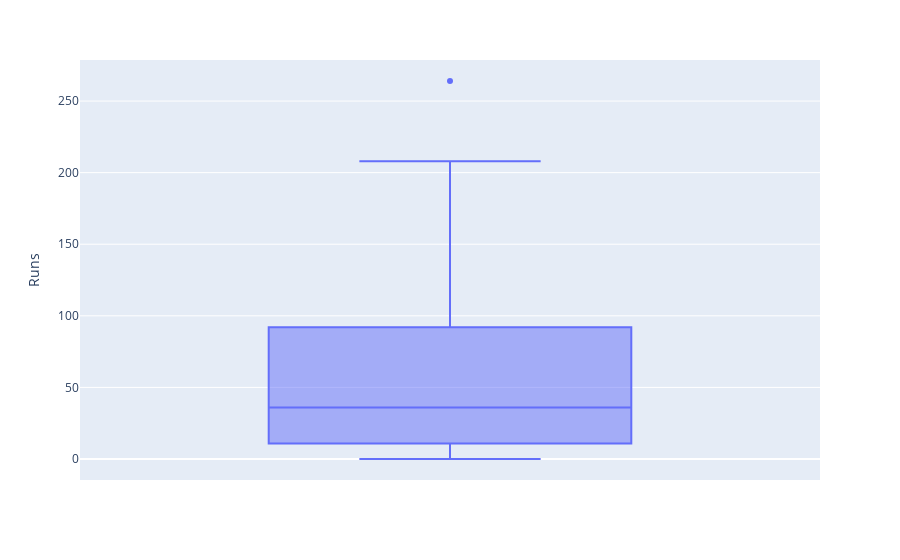

This figure's notebook cell:
### Code cell
px.box(data_frame=rohit_df[rohit_df.Year>2013],y='Runs')

### Figure 1 — Plotly figure (JSON) as saved in the notebook; plotly's stock layout.template omitted (floating-point values rounded to 4 significant figures)
{"data": [{"alignmentgroup": "True", "hovertemplate": "Runs=%{y}<extra></extra>", "legendgroup": "", "marker": {"color": "#636efa"}, "name": "", "notched": false, "offsetgroup": "", "orientation": "v", "showlegend": false, "type": "box", "x0": " ", "xaxis": "x", "y": [3, 20, 39, 79, 4, 21, 13, 56, 18, 52, 264, 9, 138, 15, 0, 57, 7, 64, 16, 137, 34, 63, 0, 29, 150, 3, 65, 21, 16, 171, 124, 6, 41, 99, 14, 15, 13, 11, 70, 91, 78, 12, 123, 0, 4, 54, 124, 104, 16, 28, 7, 71, 65, 125, 20, 7, 147, 2, 208, 7, 20, 15, 0, 5, 115, 15, 137, 15, 2, 23, 52, 83, 111, 48, 152, 4, 8, 162, 63, 133, 43, 9, 11, 87, 62, 7, 2, 37, 0, 14, 95, 56, 122, 57, 140, 1, 18, 102, 104, 103, 1, null, 18, 10, 36, 159, 63, 10, 42, 119], "y0": " ", "yaxis": "y"}], "layout": {"boxmode": "group", "legend": {"tracegroupgap": 0}, "margin": {"t": 60}, "xaxis": {"anchor": "y", "domain": [0, 1]}, "yaxis": {"anchor": "x", "domain": [0, 1], "title": {"text": "Runs"}}}}
